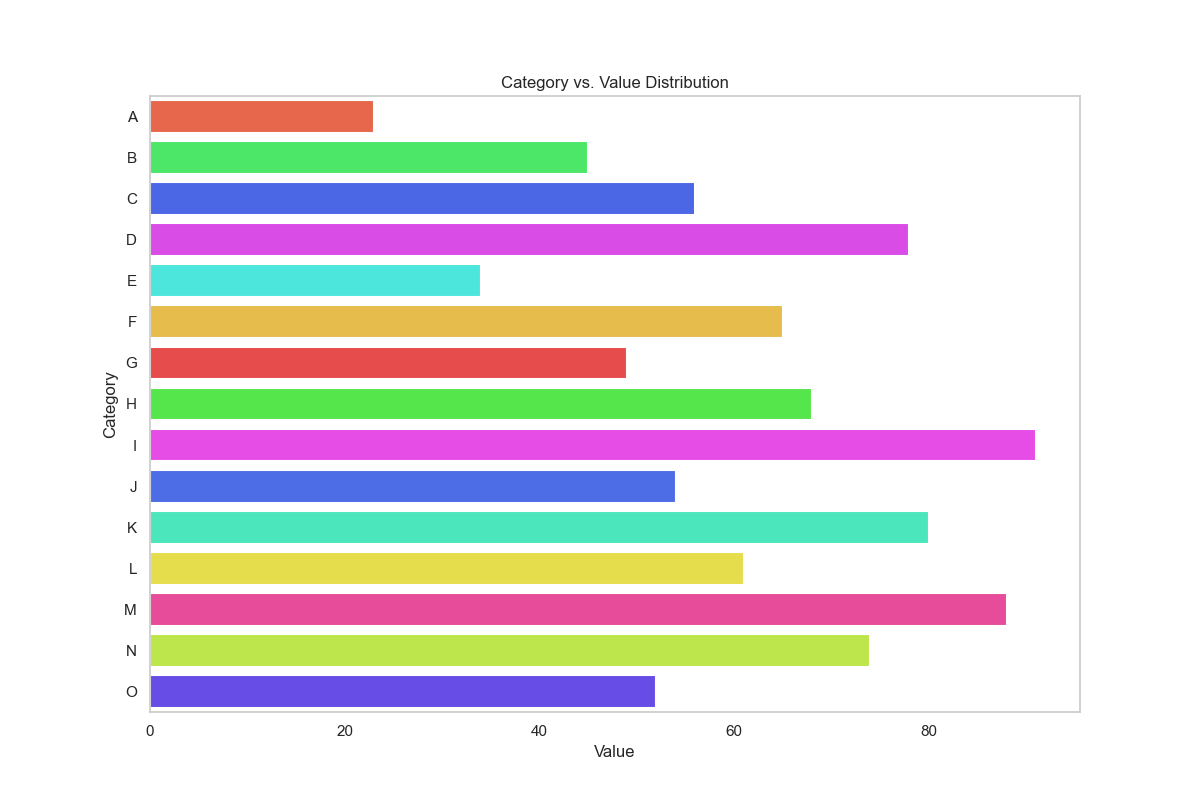

This figure's Python source:

import seaborn as sns
import pandas as pd
import matplotlib.pyplot as plt

# Data preparation
data = {
    'Category': ['A', 'B', 'C', 'D', 'E', 'F', 'G', 'H', 'I', 'J', 'K', 'L', 'M', 'N', 'O'],
    'Value': [23, 45, 56, 78, 34, 65, 49, 68, 91, 54, 80, 61, 88, 74, 52]
}

df = pd.DataFrame(data)

# Plotting
plt.figure(figsize=(12, 8))
sns.barplot(x='Value', y='Category', data=df, palette=["#FF5733", "#33FF57", "#3357FF", "#F033FF", "#33FFF3", "#FFC733", "#FF3333", "#3FFF33", "#FF33FF", "#335FFF", "#33FFC7", "#FFF333", "#FF3399", "#C7FF33", "#5733FF"], linewidth=1.5)

# Customize the chart
plt.title('Category vs. Value Distribution')
plt.xlabel('Value')
plt.ylabel('Category')
plt.grid(axis='x')

# Show the plot
plt.show()
